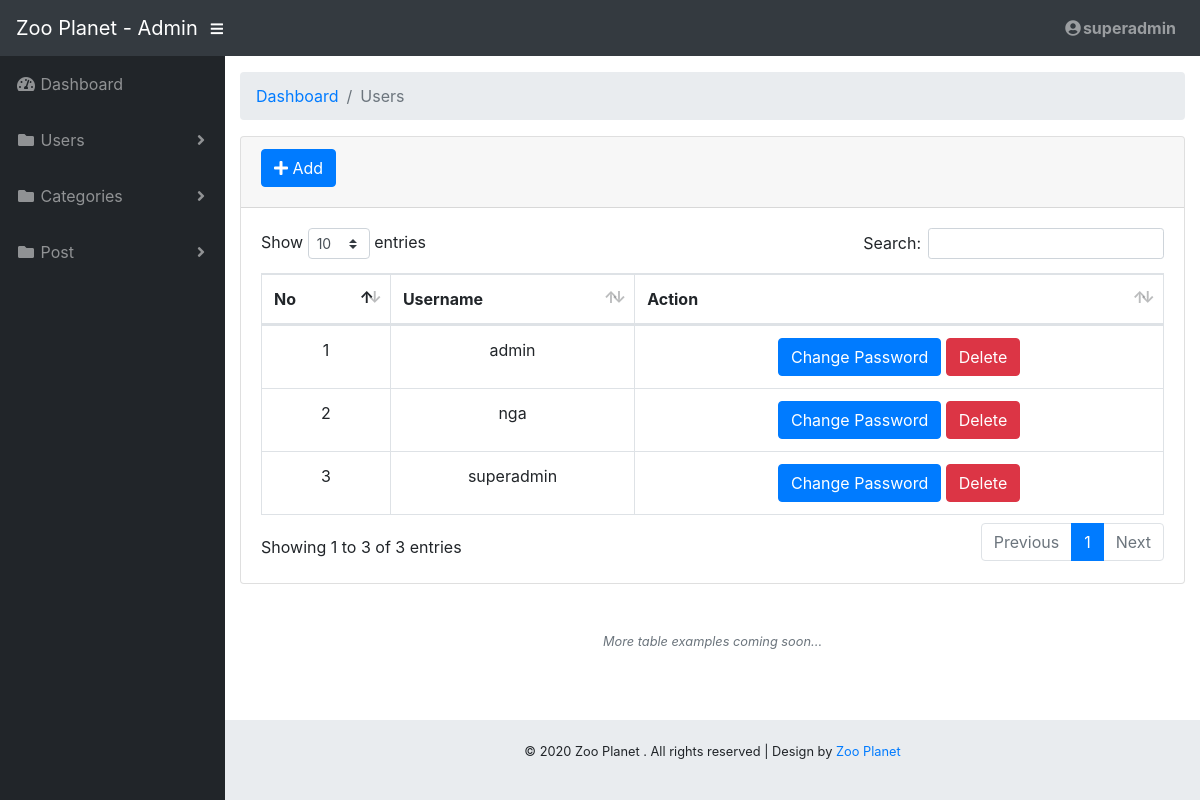
Page /admin/user/list.php (signed in) on the earlier database version.
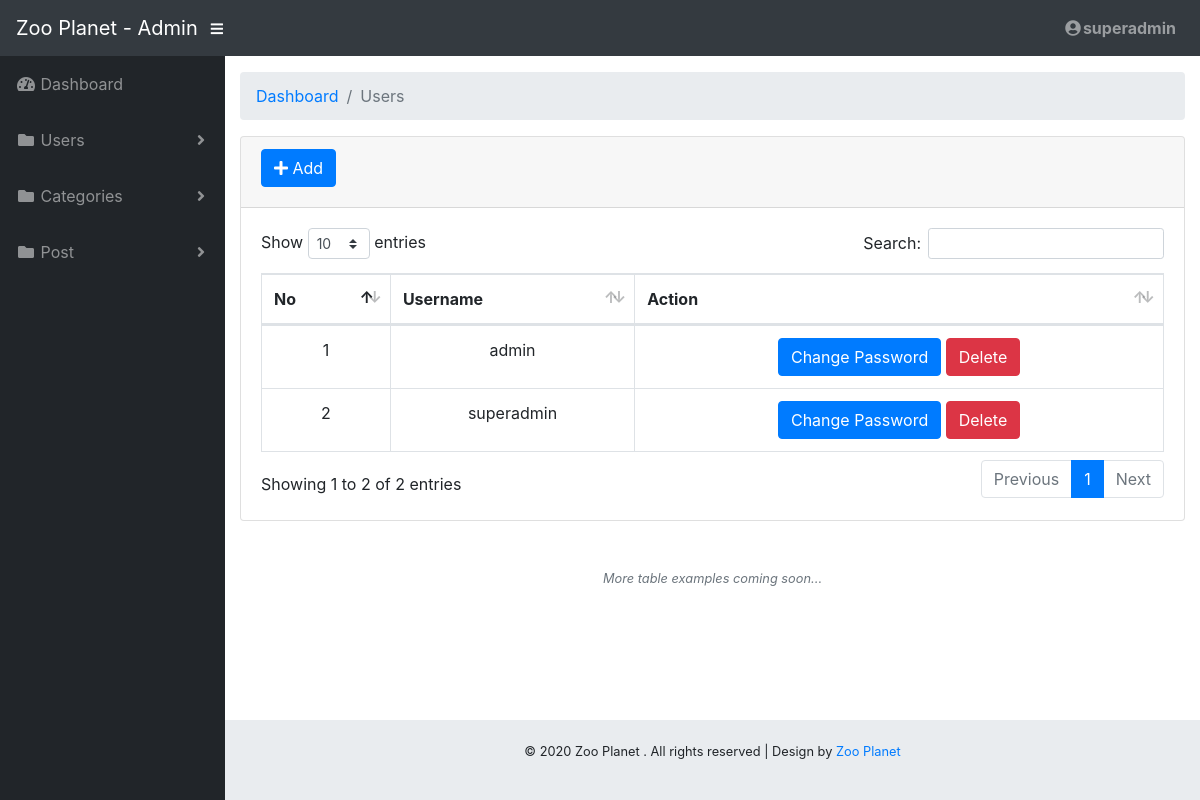
Same page on the later database version.
### tables this page shows
CREATE TABLE `users` (
  `user_id` int(11) NOT NULL,
  `username` varchar(250) NOT NULL,
  `password` varchar(250) NOT NULL,
  `role_id` int(11) NOT NULL DEFAULT '2',
  `status` int(1) NOT NULL DEFAULT '1'
);

### admin/user/list.php (the view, shortened to what this page needs)
<!DOCTYPE html>
<html lang="en">
<head>
  <link href="../vendor/fontawesome-free/css/all.min.css" rel="stylesheet" type="text/css">
  <link href="../vendor/datatables/dataTables.bootstrap4.css" rel="stylesheet">
  <link href="../css/sb-admin.css" rel="stylesheet">
</head>
<body id="page-top">
  <nav class="navbar navbar-expand navbar-dark bg-dark static-top">
    <a class="navbar-brand mr-1" href="../index.php">Zoo Planet - Admin</a>
    <button class="btn btn-link btn-sm text-white order-1 order-sm-0" id="sidebarToggle" href="#">
      <i class="fas fa-bars"></i>
    </button>
    <ul class="navbar-nav ml-auto ml-md-0">
      <li class="nav-item dropdown no-arrow">
        <a class="nav-link dropdown-toggle" href="#" id="userDropdown" role="button" data-toggle="dropdown" aria-haspopup="true" aria-expanded="false">
          <i class="fas fa-user-circle fa-fw"></i><b><?=$_SESSION['user']['username']?></b>
        </a>
      </li>
    </ul>
  </nav>
  <div id="wrapper">
    <ul class="sidebar navbar-nav">
      <li class="nav-item">
        <a class="nav-link" href="../index.php">
          <i class="fas fa-fw fa-tachometer-alt"></i>
          <span>Dashboard</span>
        </a>
      </li>
      <li class="nav-item dropdown">
        <a class="nav-link dropdown-toggle" href="#" id="pagesDropdown" role="button" data-toggle="dropdown" aria-haspopup="true" aria-expanded="false">
          <i class="fas fa-fw fa-folder"></i>
          <span>Users</span>
        </a>
      </li>
      <li class="nav-item dropdown">
        <a class="nav-link dropdown-toggle" href="#" id="pagesDropdown" role="button" data-toggle="dropdown" aria-haspopup="true" aria-expanded="false">
          <i class="fas fa-fw fa-folder"></i>
          <span>Categories</span>
        </a>
      </li>
      <li class="nav-item dropdown">
        <a class="nav-link dropdown-toggle" href="#" id="pagesDropdown" role="button" data-toggle="dropdown" aria-haspopup="true" aria-expanded="false">
          <i class="fas fa-fw fa-folder"></i>
          <span>Post</span>
        </a>
      </li>
    </ul>
    <div id="content-wrapper">
      <div class="container-fluid">
        <ol class="breadcrumb">
          <li class="breadcrumb-item">
            <a href="../index.php">Dashboard</a>
          </li>
          <li class="breadcrumb-item active">Users</li>
        </ol>
        <div class="card mb-3">
          <div class="card-header">
          <button class="btn btn-primary mb-2" type="button">
              <i class="fa fa-plus" aria-hidden="true"> </i><a class="text-white" href="./create.php"> Add</a>
            </button>
            </div>
          <div class="card-body">
            <div class="table-responsive">
              <table class="table table-bordered" id="dataTable" width="100%" cellspacing="0">
                <thead>
                  <tr>
                    <th>No</th>
                    <th>Username</th>
                    <th>Action</th>
                  </tr>
                </thead>
                <tbody>
                <?php
                    $conn = conn_db();
                    $sql = "SELECT * FROM users WHERE status = 1";
                    $result = mysqli_query($conn, $sql);
                    if (mysqli_num_rows($result) > 0) {
                        $i = 1;
                        while ($row = mysqli_fetch_assoc($result)) {
                        ?>
                        <tr class="text-center">
                            <td><?php echo $i++;  ?></td>
                            <td><?= $row['username'] ?></td>
                            <td>
                                <button class="btn btn-primary" type="button"><a class="text-white" href="<?="../change-password.php?id={$row['user_id']}" ?>" target="_blank"> Change Password </a></button>
                                <button class="btn btn-danger" type="button"><a class="text-white" href="<?="./delete.php?id={$row['user_id']}" ?>" target="_blank"> Delete </a></button>
                            </td>
                        </tr>
                        <?php
                        }
                    }
                ?>
                </tbody>
              </table>
            </div>
          </div>
        </div>
        <p class="small text-center text-muted my-5">
          <em>More table examples coming soon...</em>
        </p>
      </div>
      <footer class="sticky-footer">
        <div class="container my-auto">
          <div class="copyright text-center my-auto">
            <p>&copy; 2020 Zoo Planet . All rights reserved | Design by <a href="http://localhost/zoo/index.php">Zoo Planet</a></p>
          </div>
        </div>
      </footer>
    </div>
  </div>
</body>
</html>

Differences in the rows shown:
removed users: username "nga"
Other differences:
text written by a page script: "Show entries Search: Showing 1 to 3 of 3 entries Previous 1 Next" → "Show entries Search: Showing 1 to 2 of 2 entries Previous 1 Next"
